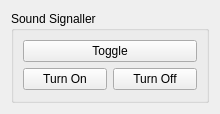
<?xml version="1.0" encoding="UTF-8"?>
<ui version="4.0">
 <class>SoundSignallerForm</class>
 <widget class="QWidget" name="SoundSignallerForm">
  <property name="geometry">
   <rect>
    <x>0</x>
    <y>0</y>
    <width>220</width>
    <height>114</height>
   </rect>
  </property>
  <property name="windowTitle">
   <string>Form</string>
  </property>
  <layout class="QGridLayout" name="gridLayout">
   <item row="0" column="0">
    <widget class="QGroupBox" name="groupBox">
     <property name="title">
      <string>Sound Signaller</string>
     </property>
     <layout class="QGridLayout" name="gridLayout_2">
      <item row="1" column="0">
       <widget class="QPushButton" name="pushButton_2">
        <property name="text">
         <string>Turn On</string>
        </property>
       </widget>
      </item>
      <item row="1" column="1">
       <widget class="QPushButton" name="pushButton_3">
        <property name="text">
         <string>Turn Off</string>
        </property>
       </widget>
      </item>
      <item row="0" column="0" colspan="2">
       <widget class="QPushButton" name="pushButton">
        <property name="text">
         <string>Toggle</string>
        </property>
       </widget>
      </item>
     </layout>
    </widget>
   </item>
  </layout>
 </widget>
 <resources/>
 <connections/>
</ui>
